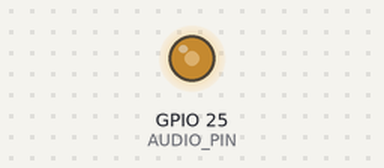
A sketch run on a simulated ESP32. On the bench: output pins drawn as LEDs (lit = HIGH). What the sketch prints to the serial monitor is not drawn.

Above: at 1.65 s.
Timing chart, 0 to 1.5 s (numbered marks = the images above):
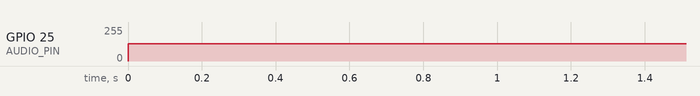

The sketch:

SOUND_PLAY.ino
```cpp
/*
  🎵 ESP32 PWM Audio Player
  -----------------------------------
  Developed by: KRISHNA B MALI

  ▶ DESCRIPTION:
  This sketch plays back 8-bit mono audio on an ESP32 using the PWM output.
  It reads audio data from a "sound.h" file generated from an MP3 file.

  -----------------------------------
  🧩 HOW TO CREATE "sound.h" FILE:
  1. Use the "MP3 → HEX Header Converter" tool developed earlier (Python GUI).
     - Input:  your .MP3 file
     - Output: "sound.h" containing 8-bit unsigned PCM array (8 kHz sample rate)

  2. The tool automatically converts your MP3 to:
       → HEX format (8-bit, 8kHz, mono)
       → sound.h file with:
          const uint8_t sound_audio[] PROGMEM = { ... };
          const unsigned int sound_audio_len = XXXX;

  3. Copy the generated "sound.h" file into the same folder as this sketch:
       📁 <Arduino_Sketch_Folder>
          ├── ESP32_PWM_Audio_Player.ino
          └── sound.h

  4. Then upload this sketch to your ESP32 board.

  -----------------------------------
  🧠 NOTES:
  • GPIO25 (default) is used for PWM audio output.
  • Connect GPIO25 → small speaker via an RC low-pass filter (1kΩ + 0.1µF).
  • Use SAMPLE_RATE = 8000 (matches converter output).
  • Audio automatically loops (you can disable in ISR).
*/

#include "sound.h"  // Include generated sound.h file with audio data

// PWM Configuration
const int AUDIO_PIN = 25;        // GPIO25 (use GPIO26 for stereo channel 2)
const int PWM_RESOLUTION = 8;    // 8-bit resolution (0-255)
const int PWM_FREQ = 78125;      // PWM frequency (~78 kHz for 8-bit)

// Audio playback variables
const int SAMPLE_RATE = 8000;   // Must match your .wav/.mp3 conversion rate
volatile uint32_t audioIndex = 0;
hw_timer_t *timer = NULL;

// Timer ISR to output audio samples
void IRAM_ATTR onTimer() {
  if (audioIndex < sizeof(sound_audio)) {
    ledcWrite(AUDIO_PIN, sound_audio[audioIndex]);
    audioIndex++;
  } else {
    audioIndex = 0;  // Loop audio (remove to play once)
  }
}

void setup() {
  Serial.begin(115200);
  Serial.println("🎧 ESP32 PWM Audio Player Starting...");

  // Configure LEDC PWM - NEW API for Core 3.x
  ledcAttach(AUDIO_PIN, PWM_FREQ, PWM_RESOLUTION);

  // Configure timer for sample rate timing - NEW API for Core 3.x
  timer = timerBegin(SAMPLE_RATE);  // Frequency in Hz
  timerAttachInterrupt(timer, &onTimer);
  timerAlarm(timer, 1, true, 0);  // Interrupt every tick, auto-reload, unlimited count

  Serial.println("✅ Audio playback started!");
}

void loop() {
  // Main loop is free for other tasks
  delay(100);
}
```

Source omitted: sound.h (data table, 140800 bytes)
